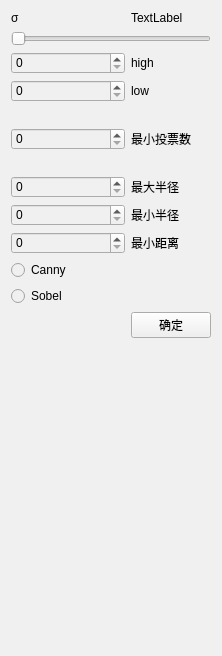
         <widget class="QWidget" name="tab_3">
          <property name="styleSheet">
           <string notr="true">background-color : rgb(240, 240, 240)</string>
          </property>
          <attribute name="title">
           <string>边缘检测</string>
          </attribute>
          <layout class="QGridLayout" name="gridLayout_7">
           <item row="14" column="0">
            <widget class="QSpinBox" name="spinBox_39">
             <property name="maximum">
              <number>999</number>
             </property>
            </widget>
           </item>
           <item row="8" column="0">
            <widget class="QSpinBox" name="spinBox_31">
             <property name="maximum">
              <number>255</number>
             </property>
            </widget>
           </item>
           <item row="21" column="0">
            <spacer name="verticalSpacer_7">
             <property name="orientation">
              <enum>Qt::Vertical</enum>
             </property>
             <property name="sizeHint" stdset="0">
              <size>
               <width>20</width>
               <height>307</height>
              </size>
             </property>
            </spacer>
           </item>
           <item row="3" column="0">
            <widget class="QLabel" name="label_5">
             <property name="sizePolicy">
              <sizepolicy hsizetype="Fixed" vsizetype="Preferred">
               <horstretch>0</horstretch>
               <verstretch>0</verstretch>
              </sizepolicy>
             </property>
             <property name="text">
              <string>σ</string>
             </property>
            </widget>
           </item>
           <item row="8" column="1">
            <widget class="QLabel" name="label_8">
             <property name="text">
              <string>low</string>
             </property>
            </widget>
           </item>
           <item row="3" column="1">
            <widget class="QLabel" name="label_6">
             <property name="sizePolicy">
              <sizepolicy hsizetype="Fixed" vsizetype="Preferred">
               <horstretch>0</horstretch>
               <verstretch>0</verstretch>
              </sizepolicy>
             </property>
             <property name="text">
              <string>TextLabel</string>
             </property>
            </widget>
           </item>
           <item row="4" column="0" colspan="2">
            <widget class="QSlider" name="horizontalSlider_6">
             <property name="sizePolicy">
              <sizepolicy hsizetype="Preferred" vsizetype="Fixed">
               <horstretch>0</horstretch>
               <verstretch>0</verstretch>
              </sizepolicy>
             </property>
             <property name="minimumSize">
              <size>
               <width>200</width>
               <height>0</height>
              </size>
             </property>
             <property name="maximum">
              <number>6</number>
             </property>
             <property name="orientation">
              <enum>Qt::Horizontal</enum>
             </property>
            </widget>
           </item>
           <item row="10" column="0">
            <widget class="QSpinBox" name="spinBox_36">
             <property name="maximum">
              <number>1000</number>
             </property>
            </widget>
           </item>
           <item row="10" column="1">
            <widget class="QLabel" name="label_15">
             <property name="text">
              <string>最小投票数</string>
             </property>
            </widget>
           </item>
           <item row="12" column="0">
            <widget class="QSpinBox" name="spinBox_37">
             <property name="maximum">
              <number>999</number>
             </property>
            </widget>
           </item>
           <item row="11" column="0">
            <spacer name="horizontalSpacer">
             <property name="orientation">
              <enum>Qt::Horizontal</enum>
             </property>
             <property name="sizeHint" stdset="0">
              <size>
               <width>40</width>
               <height>20</height>
              </size>
             </property>
            </spacer>
           </item>
           <item row="5" column="1">
            <widget class="QLabel" name="label_7">
             <property name="text">
              <string>high</string>
             </property>
            </widget>
           </item>
           <item row="5" column="0">
            <widget class="QSpinBox" name="spinBox_30">
             <property name="maximum">
              <number>255</number>
             </property>
            </widget>
           </item>
           <item row="9" column="0">
            <spacer name="horizontalSpacer_2">
             <property name="orientation">
              <enum>Qt::Horizontal</enum>
             </property>
             <property name="sizeHint" stdset="0">
              <size>
               <width>40</width>
               <height>20</height>
              </size>
             </property>
            </spacer>
           </item>
           <item row="13" column="0">
            <widget class="QSpinBox" name="spinBox_38">
             <property name="maximum">
              <number>999</number>
             </property>
            </widget>
           </item>
           <item row="12" column="1">
            <widget class="QLabel" name="label_18">
             <property name="text">
              <string>最大半径</string>
             </property>
            </widget>
           </item>
           <item row="17" column="1">
            <widget class="QPushButton" name="pushButton_22">
             <property name="text">
              <string>确定</string>
             </property>
            </widget>
           </item>
           <item row="13" column="1">
            <widget class="QLabel" name="label_17">
             <property name="text">
              <string>最小半径</string>
             </property>
            </widget>
           </item>
           <item row="14" column="1">
            <widget class="QLabel" name="label_16">
             <property name="text">
              <string>最小距离</string>
             </property>
            </widget>
           </item>
           <item row="15" column="0">
            <widget class="QRadioButton" name="radioButton_8">
             <property name="text">
              <string>Canny</string>
             </property>
            </widget>
           </item>
           <item row="16" column="0">
            <widget class="QRadioButton" name="radioButton_10">
             <property name="text">
              <string>Sobel</string>
             </property>
            </widget>
           </item>
          </layout>
         </widget>
